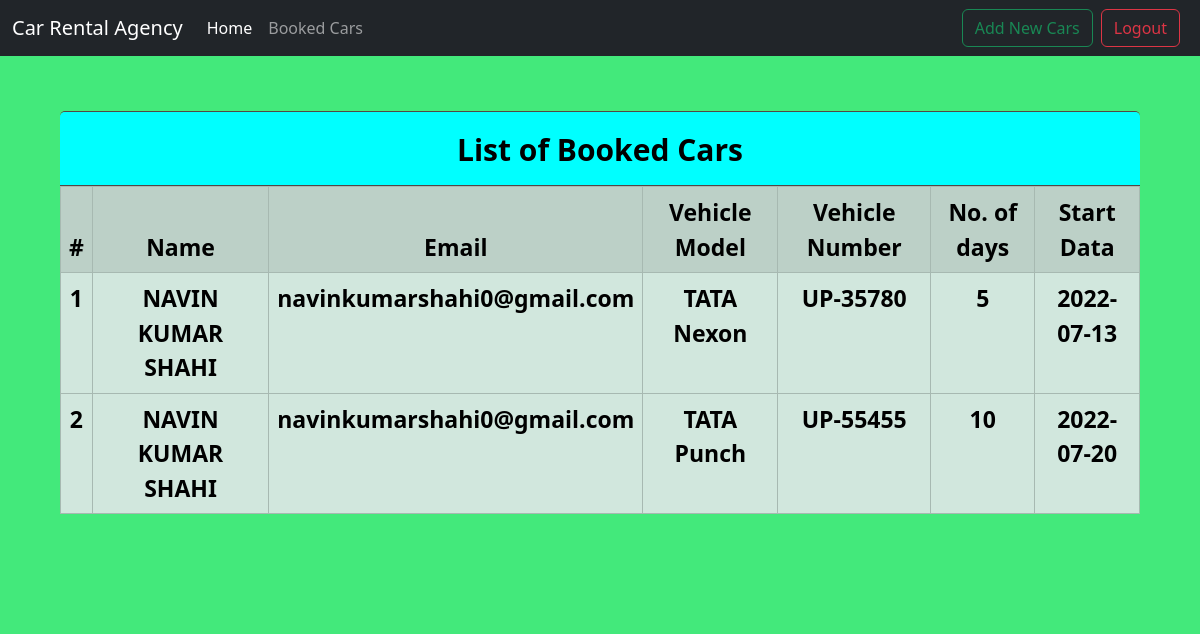
Page /view_booked.php (signed in) on the committed database.
### tables this page shows
CREATE TABLE `booked_cars` (
  `id` int(255) NOT NULL,
  `Name` varchar(255) NOT NULL,
  `Email` varchar(255) NOT NULL,
  `C_Email` varchar(255) NOT NULL,
  `V_Model` varchar(255) NOT NULL,
  `V_Number` varchar(255) NOT NULL,
  `dayCount` int(255) NOT NULL,
  `startdate` date NOT NULL
);

### view_booked.php (the view, shortened to what this page needs)
<!DOCTYPE html>
<html lang="en">
<head>
  <link href="font/bootstrap-icons.css" rel="stylesheet" type="text/css">
  <link href="css/bootstrap.min.css" rel="stylesheet" type="text/css">
</head>
<body>
  <nav class="navbar navbar-expand-lg navbar-dark bg-dark">
    <div class="container-fluid">
      <a class="navbar-brand" href="index.php">Car Rental Agency</a>
      <div class="collapse navbar-collapse" id="navbarScroll">
        <ul class="navbar-nav me-auto my-2 my-lg-0 navbar-nav-scroll" style="--bs-scroll-height: 100px;">
          <li class="nav-item">
            <a class="nav-link active" aria-current="page" href="agency_dashboard.php">Home</a>
          </li>
          <?php
            if(isset($_SESSION['username'])){
              echo("<li class='nav-item'>
              <a class='nav-link' href='view_booked.php' tabindex='-1' aria-disabled='true'>Booked Cars</a>
            </li>");
            }
          ?>
        </ul>
        <a href="add_new.php"><button class="btn btn-outline-success" type="submit">Add New Cars</button></a>
        <a href="logout.php"><button class="btn btn-outline-danger mx-2" type="submit">Logout</button></a>
      </div>
    </div>
  </nav>
  <div class="main_frame">
    <div class="frame_1"></div>
    <div class="frame_2">
        <div class="subframe_1"><div class="text_1">List of Booked Cars</div></div>
        <div class="subframe_2">
        <table class="table table-bordered table-success">
        <thead>
            <tr class="table-active">
                <th scope="col">#</th>
                <th scope="col">Name</th>
                <th scope="col">Email</th>
                <th scope="col">Vehicle Model</th>
                <th scope="col">Vehicle Number</th>
                <th scope="col">No. of days</th>
                <th scope="col">Start Data</th>
            </tr>
        </thead>
        <tbody>
        <?php
            $Email = $_SESSION['C_Email'];
            $conn=new mysqli('localhost','root','','car rental agency') or die(mysqli_error($conn));
            $car_list=mysqli_query($conn,"SELECT * FROM booked_cars WHERE C_Email='".$Email."'");
            $i=1;
            while($row=mysqli_fetch_assoc($car_list)){
              echo("<tr>
                  <th scope='row'>{$i}</th>
                  <td>{$row['Name']}</td>
                  <td>{$row['Email']}</td>
                  <td>{$row['V_Model']}</td>
                  <td>{$row['V_Number']}</td>
                  <td>{$row['dayCount']}</td>
                  <td>{$row['startdate']}</td>
                  </tr>");
              $i=$i+1;
            }
          ?>
        </tbody>
        </table>
    </div>
</div>
</div>
</body>
</html>

### view_booked.php (style rules this page uses)
body { background-color:#43e97b; }
.main_frame { position: relative; width: 100vw; height: 550px; text-align: center; background-color: #43e97b; }
.frame_1 { position: relative; width: 90%; margin: auto; height: 10%; }
.frame_2 { position: relative; width: 90%; height: 90%; margin: auto; border-radius: 5px; border-top: 1px solid #524747; }
.subframe_1 { position: relative; width: 100%; height: 15%; border-top-left-radius: 5px; border-top-right-radius: 5px; border-bottom:1px solid #524747; background-color: #00ffff; font-size: 30px; color: black; font-weight: bold; text-align: center; }
.text_1 { position: absolute; width: 100%; top: 50%; left: 50%; transform: translate(-50%,-50%); }
.subframe_2 { position: relative; width: 100%; height: auto; font-size: 23px; border-bottom-left-radius: 5px; border-bottom-right-radius: 5px; font-weight: bold; background-color: white; }

### rows in the picture
booked_cars: Name "NAVIN KUMAR SHAHI", Email "navinkumarshahi0@gmail.com", V_Model "TATA Nexon", V_Number "UP-35780", dayCount "5", startdate "2022-07-13"
booked_cars: Name "NAVIN KUMAR SHAHI", Email "navinkumarshahi0@gmail.com", V_Model "TATA Punch", V_Number "UP-55455", dayCount "10", startdate "2022-07-20"
